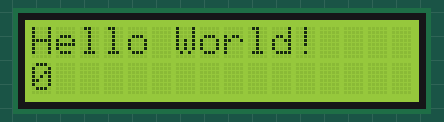
A sketch run on a simulated Arduino Uno, built with avr-gcc and run on an emulated ATmega328P. Shown: 16×2 character LCD.

Above: at 0.2 s.
At 4.1 s:
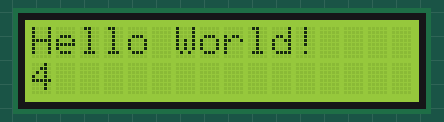
At 9.1 s:
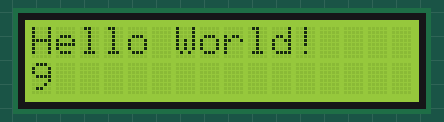
At 19.1 s:
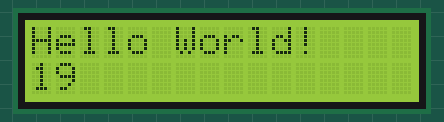
At 29.1 s:
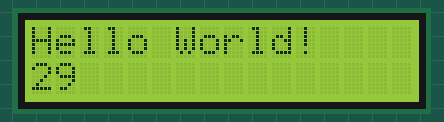
At 39.1 s:
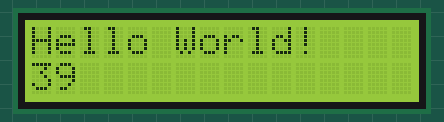

The sketch:

LCD_Backpack.ino
```cpp
#include <Wire.h>
#include <LiquidCrystal_I2C.h>
LiquidCrystal_I2C lcd(0x27,16,2);  // set the LCD address to 0x27 for a 16 chars and 2 line display.
// If 0x27 doesn't work, try 0x3F.

void setup() {
  // set up the LCD's number of columns and rows:
  lcd.begin(16, 2);
  lcd.init();
  lcd.backlight();
  lcd.setCursor(0,0);
  // Print a message to the LCD.
  lcd.print("Hello World!");

}

void loop() {


  // set the cursor to column 0, line 1
  // (note: line 1 is the second row, since counting begins with 0):
  lcd.setCursor(0, 1);
  // print the number of seconds since reset:
  lcd.print(millis() / 1000);
}
```

Measured:
- what the display in image 1 shows lasts 1.0 s, from 4.0 s to 5.0 s
